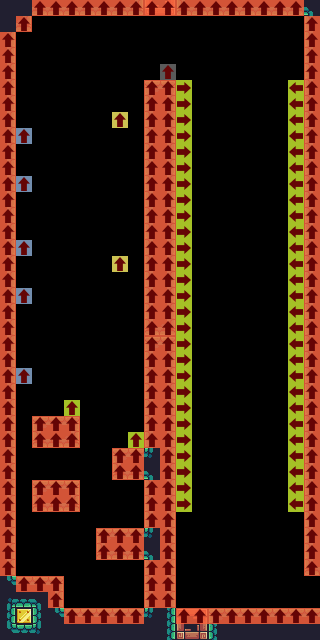

Below is a game level as drawn by its tile map, then a one-line description and the .tmx that defines it (tile-layer data replaced by summaries):
An orthogonal 20x40 tile map with 16x16 px tiles, 2 tile layers (Sprites, MetaData), 2 tilesets.

<map version="1.5" tiledversion="1.7.2" orientation="orthogonal" renderorder="right-down" width="20" height="40" tilewidth="16" tileheight="16" infinite="0" nextlayerid="12" nextobjectid="1">
 <tileset firstgid="1" name="Terrain (16x16)" tilewidth="16" tileheight="16" tilecount="242" columns="22">
  <image source="Terrain_(16x16)_1.png" width="352" height="176" />
  <wangsets>
   <wangset name="CornerSet" type="corner" tile="-1">
    <wangcolor name="grid4" color="#ff0000" tile="6" probability="1" />
    <wangcolor name="grid5" color="#00ff00" tile="94" probability="1" />
    <wangcolor name="grid6" color="#0000ff" tile="182" probability="1" />
    <wangcolor name="grid1" color="#ff7700" tile="0" probability="1" />
    <wangcolor name="grid2" color="#00e9ff" tile="88" probability="1" />
    <wangcolor name="grid3" color="#ff00d8" tile="176" probability="1" />
    <wangcolor name="grid7" color="#ffff00" tile="105" probability="1" />
    <wangtile tileid="0" wangid="0,0,0,4,0,0,0,0" />
    <wangtile tileid="1" wangid="0,0,0,4,0,4,0,0" />
    <wangtile tileid="2" wangid="0,0,0,0,0,4,0,0" />
    <wangtile tileid="3" wangid="0,4,0,0,0,4,0,4" />
    <wangtile tileid="4" wangid="0,4,0,4,0,0,0,4" />
    <wangtile tileid="6" wangid="0,0,0,1,0,0,0,0" />
    <wangtile tileid="7" wangid="0,0,0,1,0,1,0,0" />
    <wangtile tileid="8" wangid="0,0,0,0,0,1,0,0" />
    <wangtile tileid="9" wangid="0,1,0,0,0,1,0,1" />
    <wangtile tileid="10" wangid="0,1,0,1,0,0,0,1" />
    <wangtile tileid="22" wangid="0,4,0,4,0,0,0,0" />
    <wangtile tileid="23" wangid="0,4,0,4,0,4,0,4" />
    <wangtile tileid="24" wangid="0,0,0,0,0,4,0,4" />
    <wangtile tileid="25" wangid="0,0,0,4,0,4,0,4" />
    <wangtile tileid="26" wangid="0,4,0,4,0,4,0,0" />
    <wangtile tileid="28" wangid="0,1,0,1,0,0,0,0" />
    <wangtile tileid="29" wangid="0,1,0,1,0,1,0,1" />
    <wangtile tileid="30" wangid="0,0,0,0,0,1,0,1" />
    <wangtile tileid="31" wangid="0,0,0,1,0,1,0,1" />
    <wangtile tileid="32" wangid="0,1,0,1,0,1,0,0" />
    <wangtile tileid="44" wangid="0,4,0,0,0,0,0,0" />
    <wangtile tileid="45" wangid="0,4,0,0,0,0,0,4" />
    <wangtile tileid="46" wangid="0,0,0,0,0,0,0,4" />
    <wangtile tileid="50" wangid="0,1,0,0,0,0,0,0" />
    <wangtile tileid="51" wangid="0,1,0,0,0,0,0,1" />
    <wangtile tileid="52" wangid="0,0,0,0,0,0,0,1" />
    <wangtile tileid="88" wangid="0,0,0,5,0,0,0,0" />
    <wangtile tileid="89" wangid="0,0,0,5,0,5,0,0" />
    <wangtile tileid="90" wangid="0,0,0,0,0,5,0,0" />
    <wangtile tileid="91" wangid="0,5,0,0,0,5,0,5" />
    <wangtile tileid="92" wangid="0,5,0,5,0,0,0,5" />
    <wangtile tileid="94" wangid="0,0,0,2,0,0,0,0" />
    <wangtile tileid="95" wangid="0,0,0,2,0,2,0,0" />
    <wangtile tileid="96" wangid="0,0,0,0,0,2,0,0" />
    <wangtile tileid="97" wangid="0,2,0,0,0,2,0,2" />
    <wangtile tileid="98" wangid="0,2,0,2,0,0,0,2" />
    <wangtile tileid="105" wangid="0,0,0,7,0,0,0,0" />
    <wangtile tileid="106" wangid="0,0,0,7,0,7,0,0" />
    <wangtile tileid="107" wangid="0,0,0,0,0,7,0,0" />
    <wangtile tileid="108" wangid="0,7,0,0,0,7,0,7" />
    <wangtile tileid="109" wangid="0,7,0,7,0,0,0,7" />
    <wangtile tileid="110" wangid="0,5,0,5,0,0,0,0" />
    <wangtile tileid="111" wangid="0,5,0,5,0,5,0,5" />
    <wangtile tileid="112" wangid="0,0,0,0,0,5,0,5" />
    <wangtile tileid="113" wangid="0,0,0,5,0,5,0,5" />
    <wangtile tileid="114" wangid="0,5,0,5,0,5,0,0" />
    <wangtile tileid="116" wangid="0,2,0,2,0,0,0,0" />
    <wangtile tileid="117" wangid="0,2,0,2,0,2,0,2" />
    <wangtile tileid="118" wangid="0,0,0,0,0,2,0,2" />
    <wangtile tileid="119" wangid="0,0,0,2,0,2,0,2" />
    <wangtile tileid="120" wangid="0,2,0,2,0,2,0,0" />
    <wangtile tileid="127" wangid="0,7,0,7,0,0,0,0" />
    <wangtile tileid="128" wangid="0,7,0,7,0,7,0,7" />
    <wangtile tileid="129" wangid="0,0,0,0,0,7,0,7" />
    <wangtile tileid="130" wangid="0,0,0,7,0,7,0,7" />
    <wangtile tileid="131" wangid="0,7,0,7,0,7,0,0" />
    <wangtile tileid="132" wangid="0,5,0,0,0,0,0,0" />
    <wangtile tileid="133" wangid="0,5,0,0,0,0,0,5" />
    <wangtile tileid="134" wangid="0,0,0,0,0,0,0,5" />
    <wangtile tileid="138" wangid="0,2,0,0,0,0,0,0" />
    <wangtile tileid="139" wangid="0,2,0,0,0,0,0,2" />
    <wangtile tileid="140" wangid="0,0,0,0,0,0,0,2" />
    <wangtile tileid="149" wangid="0,7,0,0,0,0,0,0" />
    <wangtile tileid="150" wangid="0,7,0,0,0,0,0,7" />
    <wangtile tileid="151" wangid="0,0,0,0,0,0,0,7" />
    <wangtile tileid="176" wangid="0,0,0,6,0,0,0,0" />
    <wangtile tileid="177" wangid="0,0,0,6,0,6,0,0" />
    <wangtile tileid="178" wangid="0,0,0,0,0,6,0,0" />
    <wangtile tileid="179" wangid="0,6,0,0,0,6,0,6" />
    <wangtile tileid="180" wangid="0,6,0,6,0,0,0,6" />
    <wangtile tileid="182" wangid="0,0,0,3,0,0,0,0" />
    <wangtile tileid="183" wangid="0,0,0,3,0,3,0,0" />
    <wangtile tileid="184" wangid="0,0,0,0,0,3,0,0" />
    <wangtile tileid="185" wangid="0,3,0,0,0,3,0,3" />
    <wangtile tileid="186" wangid="0,3,0,3,0,0,0,3" />
    <wangtile tileid="198" wangid="0,6,0,6,0,0,0,0" />
    <wangtile tileid="199" wangid="0,6,0,6,0,6,0,6" />
    <wangtile tileid="200" wangid="0,0,0,0,0,6,0,6" />
    <wangtile tileid="201" wangid="0,0,0,6,0,6,0,6" />
    <wangtile tileid="202" wangid="0,6,0,6,0,6,0,0" />
    <wangtile tileid="204" wangid="0,3,0,3,0,0,0,0" />
    <wangtile tileid="205" wangid="0,3,0,3,0,3,0,3" />
    <wangtile tileid="206" wangid="0,0,0,0,0,3,0,3" />
    <wangtile tileid="207" wangid="0,0,0,3,0,3,0,3" />
    <wangtile tileid="208" wangid="0,3,0,3,0,3,0,0" />
    <wangtile tileid="220" wangid="0,6,0,0,0,0,0,0" />
    <wangtile tileid="221" wangid="0,6,0,0,0,0,0,6" />
    <wangtile tileid="222" wangid="0,0,0,0,0,0,0,6" />
    <wangtile tileid="226" wangid="0,3,0,0,0,0,0,0" />
    <wangtile tileid="227" wangid="0,3,0,0,0,0,0,3" />
    <wangtile tileid="228" wangid="0,0,0,0,0,0,0,3" />
   </wangset>
   <wangset name="EdgeSet" type="edge" tile="-1">
    <wangcolor name="edge1" color="#ff0000" tile="18" probability="1" />
    <wangcolor name="edge2" color="#00ff00" tile="40" probability="1" />
    <wangcolor name="edge3" color="#0000ff" tile="62" probability="1" />
    <wangtile tileid="17" wangid="1,0,1,0,0,0,0,0" />
    <wangtile tileid="18" wangid="1,0,1,0,0,0,1,0" />
    <wangtile tileid="19" wangid="1,0,0,0,0,0,1,0" />
    <wangtile tileid="39" wangid="2,0,2,0,0,0,0,0" />
    <wangtile tileid="40" wangid="2,0,2,0,0,0,2,0" />
    <wangtile tileid="41" wangid="2,0,0,0,0,0,2,0" />
    <wangtile tileid="61" wangid="3,0,3,0,0,0,0,0" />
    <wangtile tileid="62" wangid="3,0,3,0,0,0,3,0" />
    <wangtile tileid="63" wangid="3,0,0,0,0,0,3,0" />
   </wangset>
   <wangset name="MIxedSet" type="mixed" tile="-1">
    <wangcolor name="mixed1" color="#ff0000" tile="34" probability="1" />
    <wangcolor name="mixed2" color="#00ff00" tile="122" probability="1" />
    <wangcolor name="mixed3" color="#0000ff" tile="210" probability="1" />
    <wangcolor name="mixed" color="#ff7700" tile="215" probability="1" />
    <wangtile tileid="12" wangid="0,0,1,0,0,0,0,0" />
    <wangtile tileid="13" wangid="0,0,1,0,0,0,1,0" />
    <wangtile tileid="14" wangid="0,0,0,0,0,0,1,0" />
    <wangtile tileid="15" wangid="0,0,0,0,1,0,0,0" />
    <wangtile tileid="34" wangid="1,1,1,1,1,1,1,1" />
    <wangtile tileid="35" wangid="0,0,1,1,1,0,0,0" />
    <wangtile tileid="36" wangid="0,0,0,0,1,1,1,0" />
    <wangtile tileid="37" wangid="1,0,0,0,1,0,0,0" />
    <wangtile tileid="57" wangid="1,1,1,0,0,0,0,0" />
    <wangtile tileid="58" wangid="1,0,0,0,0,0,1,1" />
    <wangtile tileid="59" wangid="1,0,0,0,0,0,0,0" />
    <wangtile tileid="100" wangid="0,0,2,0,0,0,0,0" />
    <wangtile tileid="101" wangid="0,0,2,0,0,0,2,0" />
    <wangtile tileid="102" wangid="0,0,0,0,0,0,2,0" />
    <wangtile tileid="103" wangid="0,0,0,0,2,0,0,0" />
    <wangtile tileid="122" wangid="2,2,2,2,2,2,2,2" />
    <wangtile tileid="123" wangid="0,0,2,2,2,0,0,0" />
    <wangtile tileid="124" wangid="0,0,0,0,2,2,2,0" />
    <wangtile tileid="125" wangid="2,0,0,0,2,0,0,0" />
    <wangtile tileid="145" wangid="2,2,2,0,0,0,0,0" />
    <wangtile tileid="146" wangid="2,0,0,0,0,0,2,2" />
    <wangtile tileid="147" wangid="2,0,0,0,0,0,0,0" />
    <wangtile tileid="188" wangid="0,0,3,0,0,0,0,0" />
    <wangtile tileid="189" wangid="0,0,3,0,0,0,3,0" />
    <wangtile tileid="190" wangid="0,0,0,0,0,0,3,0" />
    <wangtile tileid="191" wangid="0,0,0,0,3,0,0,0" />
    <wangtile tileid="193" wangid="0,0,4,0,0,0,0,0" />
    <wangtile tileid="194" wangid="0,0,4,0,0,0,4,0" />
    <wangtile tileid="195" wangid="0,0,0,0,0,0,4,0" />
    <wangtile tileid="196" wangid="0,0,0,0,4,0,0,0" />
    <wangtile tileid="210" wangid="3,3,3,3,3,3,3,3" />
    <wangtile tileid="211" wangid="0,0,3,3,3,0,0,0" />
    <wangtile tileid="212" wangid="0,0,0,0,3,3,3,0" />
    <wangtile tileid="213" wangid="3,0,0,0,3,0,0,0" />
    <wangtile tileid="215" wangid="4,4,4,4,4,4,4,4" />
    <wangtile tileid="216" wangid="0,0,4,4,4,0,0,0" />
    <wangtile tileid="217" wangid="0,0,0,0,4,4,4,0" />
    <wangtile tileid="218" wangid="4,0,0,0,4,0,0,0" />
    <wangtile tileid="233" wangid="3,3,3,0,0,0,0,0" />
    <wangtile tileid="234" wangid="3,0,0,0,0,0,3,3" />
    <wangtile tileid="235" wangid="3,0,0,0,0,0,0,0" />
    <wangtile tileid="238" wangid="4,4,4,0,0,0,0,0" />
    <wangtile tileid="239" wangid="4,0,0,0,0,0,4,4" />
    <wangtile tileid="240" wangid="4,0,0,0,0,0,0,0" />
   </wangset>
  </wangsets>
 </tileset>
 <tileset firstgid="243" name="UppMeta" tilewidth="16" tileheight="16" tilecount="9" columns="3">
  <image source="UppMeta.png" width="48" height="48" />
  <tile id="0">
   <properties>
    <property name="name" value="wall" />
   </properties>
  </tile>
  <tile id="1">
   <properties>
    <property name="name" value="platform" />
   </properties>
  </tile>
  <tile id="2">
   <properties>
    <property name="name" value="saw" />
   </properties>
  </tile>
  <tile id="3">
   <properties>
    <property name="name" value="spike" />
   </properties>
  </tile>
 </tileset>
 <layer id="1" name="Sprites" width="20" height="40">
  <properties>
   <property name="Draw" type="int" value="1" />
   <property name="IsMeta" type="int" value="0" />
  </properties>
  <data>[800 cells, 227 non-empty, 18 distinct tile ids]</data>
 </layer>
 <layer id="2" name="MetaData" width="20" height="40">
  <properties>
   <property name="Draw" type="int" value="0" />
   <property name="IsMeta" type="int" value="1" />
  </properties>
  <data>[800 cells, 253 non-empty, 5 distinct tile ids]</data>
 </layer>
</map>
